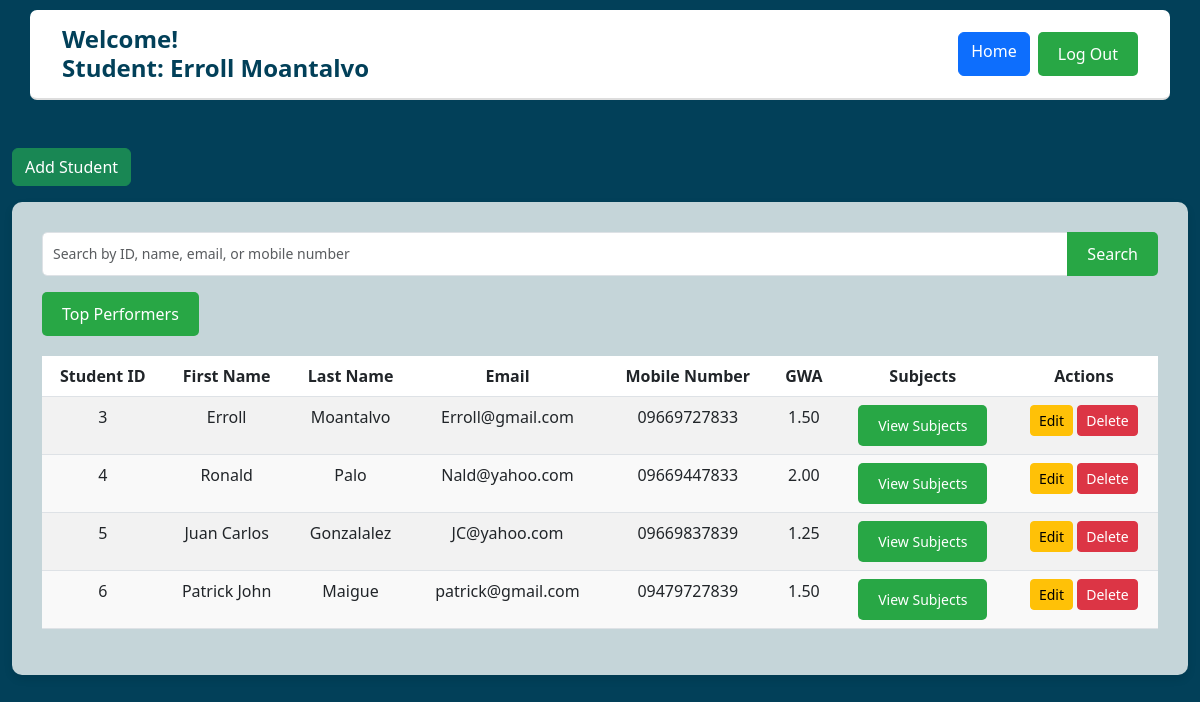
The page /student_crud.php (signed in) on the database as committed earlier.
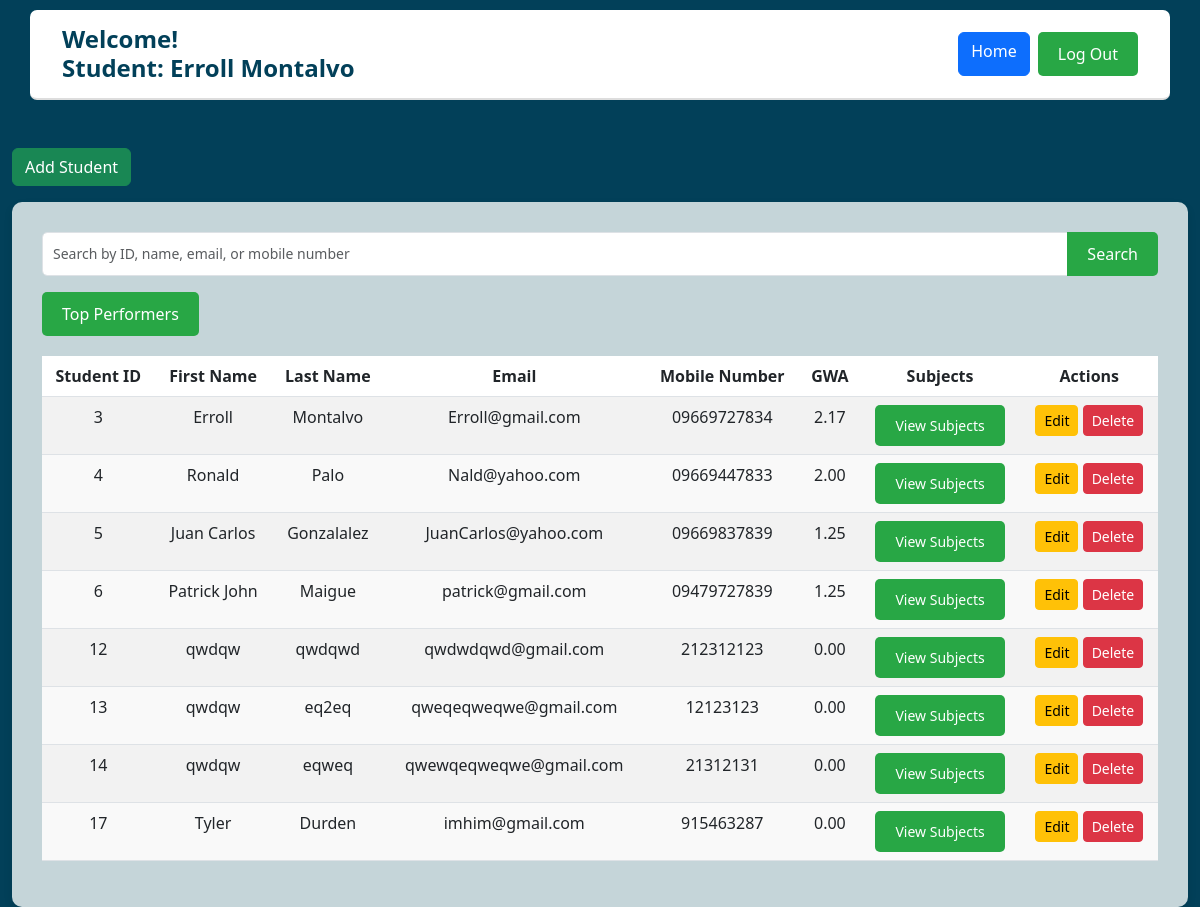
The same page on the database as committed later.
### tables this page shows
CREATE TABLE `users` (
  `user_id` int(5) NOT NULL,
  `first_name` varchar(250) NOT NULL,
  `last_name` varchar(250) NOT NULL,
  `mobile_number` varchar(11) NOT NULL,
  `email` varchar(100) NOT NULL,
  `password` varchar(100) NOT NULL,
  `role` enum('Admin','Student') NOT NULL
);

### student_crud.php (the view, shortened to what this page needs)
<?php
include ('base.php');
?>
    <div class="container mt-5">
        <button class="btn btn-success mb-3" data-bs-toggle="modal" data-bs-target="#addStudentModal">Add Student</button>
        <?php
        $search = isset($_GET['search']) ? $conn->real_escape_string($_GET['search']) : '';
        $query = "
            SELECT u.user_id, u.first_name, u.last_name, u.email, u.mobile_number
            FROM users u
            WHERE u.role = 'Student'
        ";
        $result = $conn->query($query);
        $students = [];
        while ($row = $result->fetch_assoc()) {
            $grades_query = "SELECT grades FROM grades WHERE user_id = " . $row['user_id'] . " AND grades IS NOT NULL";
            $grades_result = $conn->query($grades_query);
            $gwa = 0;
            $num_grades = 0;
            while ($grade_row = $grades_result->fetch_assoc()) {
                $gwa += $grade_row['grades'];
                $num_grades++;
            }
            if ($num_grades > 0) {
                $gwa = $gwa / $num_grades;
            } else {
                $gwa = 0;
            }
            $students[] = array_merge($row, ['gwa' => $gwa]);
        }
        ?>
        <div class="dashboard-container">
            <form method="get" action="" class="mb-3">
                <div class="input-group">
                    <input type="text" name="search" id="searchInput" class="form-control"
                        placeholder="Search by ID, name, email, or mobile number"
                        value="<?php echo htmlspecialchars($search); ?>">
                    <button type="submit" class="btn btn-primary">Search</button>
                </div>
            </form>
            <form method="get" action="" class="mb-3">
                <button type="submit" class="btn btn-success" name="top_performers" value="1">
                    Top Performers
                </button>
            </form>
            <table class="table table-striped">
                <thead>
                    <tr>
                        <th>Student ID</th>
                        <th>First Name</th>
                        <th>Last Name</th>
                        <th>Email</th>
                        <th>Mobile Number</th>
                        <th>GWA</th>
                        <th>Subjects</th>
                        <th>Actions</th>
                    </tr>
                </thead>
                <tbody>
                    <?php if (!empty($students)): ?>
                        <?php foreach ($students as $row): ?>
                            <tr>
                                <td><?php echo htmlspecialchars($row['user_id']); ?></td>
                                <td><?php echo htmlspecialchars($row['first_name']); ?></td>
                                <td><?php echo htmlspecialchars($row['last_name']); ?></td>
                                <td><?php echo htmlspecialchars($row['email']); ?></td>
                                <td><?php echo htmlspecialchars($row['mobile_number']); ?></td>
                                <td><?php echo number_format($row['gwa'], 2); ?></td>
                                <td>
                                    <form action="subjects_tab.php" method="get">
                                        <button type="submit" class="btn btn-view-subjects btn-sm">View Subjects</button>
                                    </form>
                                </td>
                                <td>
                                    <button class="btn btn-warning btn-sm"
                                            data-bs-toggle="modal"
                                            data-bs-target="#editModal<?php echo $row['user_id']; ?>">
                                        Edit
                                    </button>
                                    <button class="btn btn-danger btn-sm"
                                            data-bs-toggle="modal"
                                            data-bs-target="#deleteModal-<?php echo $row['user_id']; ?>">
                                        Delete
                                    </button>
                                </td>
                            </tr>
                        <?php endforeach; ?>
                    <?php else: ?>
                        <tr>
                            <td colspan="8" class="text-center">No students found.</td>
                        </tr>
                    <?php endif; ?>
                </tbody>
            </table>
        </div>
</body>
</html>

### base.php (shortened to what this page needs)
<?php
$user_first = $_SESSION['first_name'];
$user_last = $_SESSION['last_name'];
$user_role = $_SESSION['role'];
?>
<!DOCTYPE html>
<html lang="en">
<head>
    <link href="https://cdn.jsdelivr.net/npm/bootstrap@5.3.0/dist/css/bootstrap.min.css" rel="stylesheet">
    <link rel="stylesheet" href="bootstrap/css/dashboard.css">
</head>
<body style="background-color: #024059;">
    <nav class="navbar navbar-expand-lg">
    <div class="container">
        <a class="navbar-brand" href="#">
            <h1>Welcome!</h1>
            <h1><?php echo htmlspecialchars($user_role) . ":"; ?> <?php echo htmlspecialchars($user_first); ?> <?php echo htmlspecialchars($user_last); ?></h1>
        </a>
        <div class="navbar-nav ms-auto">
            <a href="index.php" class="btn btn-primary me-2">Home</a>
            <a href="logout.php" class="btn btn-log-out">Log Out</a>
        </div>
    </div>
</nav>
</body>

Rows that differ between the two databases and show on the page:
changed users "Erroll": last_name "Moantalvo" → "Montalvo"; mobile_number "09669727833" → "09669727834"; gwa "1.50" → "2.17"
changed users "Juan Carlos": email "JC@yahoo.com" → "JuanCarlos@yahoo.com"
computed for users "Patrick John": gwa "1.50" → "1.25"
added users: user_id "12", first_name "qwdqw", last_name "qwdqwd", email "qwdwdqwd@gmail.com", mobile_number "212312123", gwa "0.00"
added users: user_id "13", first_name "qwdqw", last_name "eq2eq", email "qweqeqweqwe@gmail.com", mobile_number "12123123", gwa "0.00"
added users: user_id "14", first_name "qwdqw", last_name "eqweq", email "qwewqeqweqwe@gmail.com", mobile_number "21312131", gwa "0.00"
added users: user_id "17", first_name "Tyler", last_name "Durden", email "imhim@gmail.com", mobile_number "915463287", gwa "0.00"
Other text that changed with them:
$user_last: "Moantalvo" → "Montalvo"
